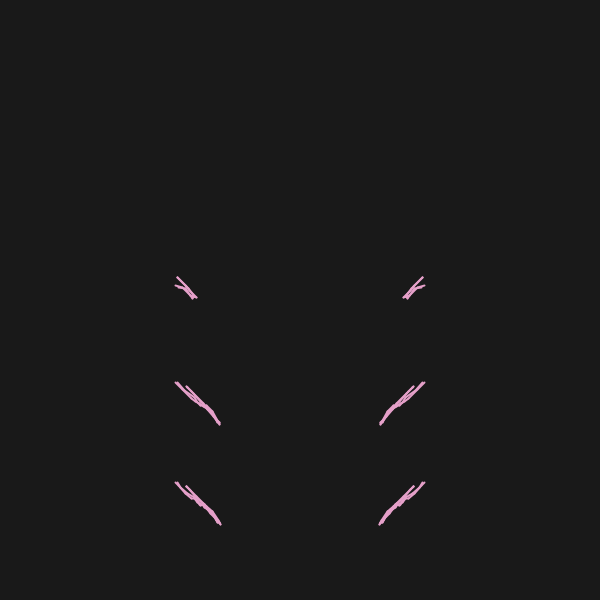
Frame 1 (no input)
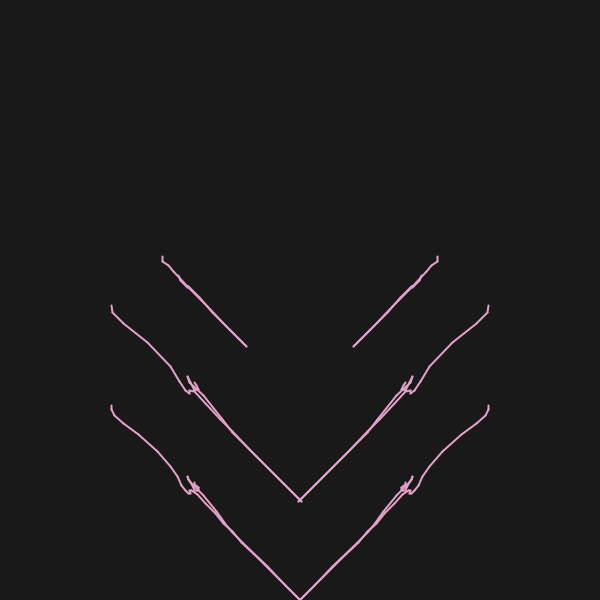
Frame 60 (the mouse pressed at the canvas centre just before this capture)
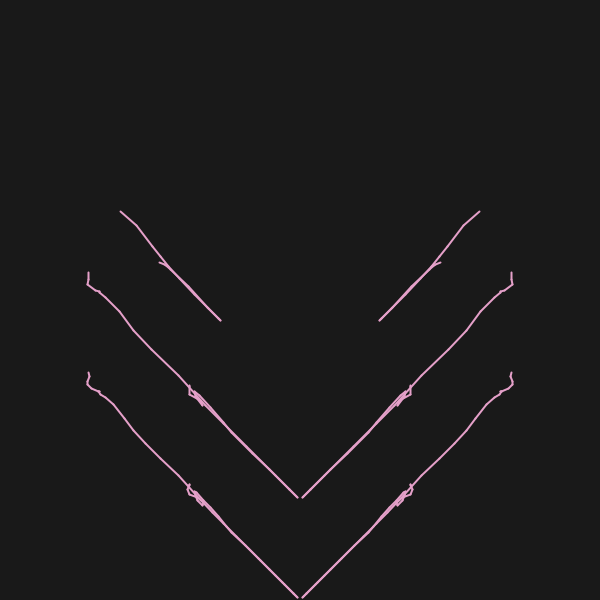
Frame 120 (the mouse held since frame 60 and released just before this capture)

The Processing sketch that drew these frames (run headless with seeded random() and noise(); from frame 60 on, the mouse is pressed at the canvas centre):

// Processing sketch: lissajouGrid_java
// ── lissajouGrid_java.pde
void setup()
{
  size(600, 600);
  background(20);
  noiseDetail(9, 0.35);
  noiseSeed(3654765);
}

void draw()
{
  colorMode(RGB, 255);
  fill(25);
  noStroke();
  rect(0, 0, width, height);
  noFill();

  strokeWeight(2);
  colorMode(HSB, 1.0);

  line(10,1,.2);
  line(20,2,.6);
  line(30,3,.6);
  blendMode(BLEND);
}

void line(int levels, int item, float min) {
  stroke( .9, .3, .9);
  float size = height * 0.5 ; // 

  float a, x, y;
  translate(width/2, (height/2) + item*(height/6));  
  float ts = .011;
  // float cs = 0.001;
  int i = 3 * levels;
  float ns = map(noise(frameCount*ts), 0, 1, min, 1.0);

  PVector[] verts = new PVector[i];
  float c, s;
  for (int r = 0; r < i; r++) {
    a = (float)r / (float)i * TWO_PI;
    c = cos(a);
    s = sin(a);
    x =  map(noise(c * ns, s * ns, sin(c) * ns + 0.0001 + (float)frameCount*ts), 0, 1, -1, 1 ) * size;
    y =  map(noise(c * ns, s * ns, c*ns + (float)frameCount*ts), 0, 1, -1, 1 ) * size;
    verts[r]= new PVector(x, y);
    //verts[r].mult(1.5);
  }

  beginShape(LINES);    
  for (int r = 0; r < verts.length; r++) {
    vertex(verts[r].x, verts[r].y);
  }
  endShape();

  beginShape(LINES);    
  for (int r = 0; r < verts.length; r++) {
    vertex(-verts[r].x, verts[r].y);
  }
  endShape();


  resetMatrix();
}
